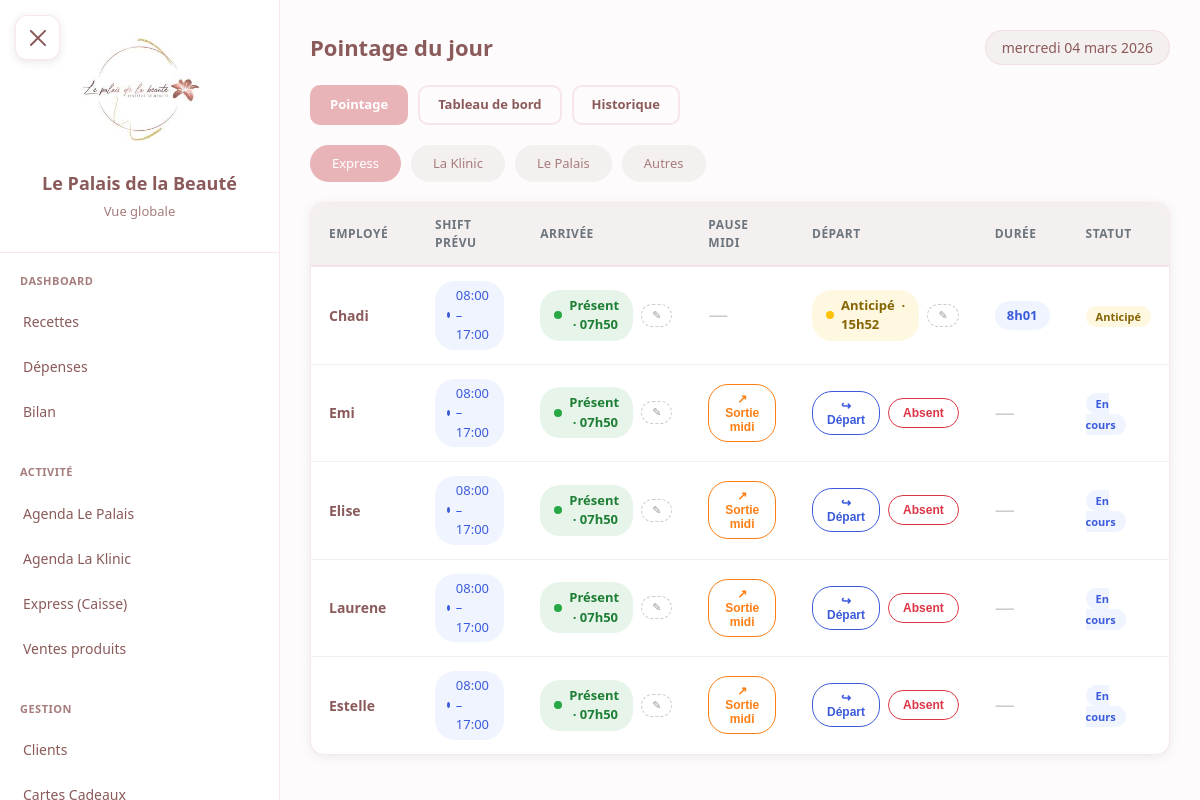
The page /gestion/presences/ (signed in) on the database as committed earlier.
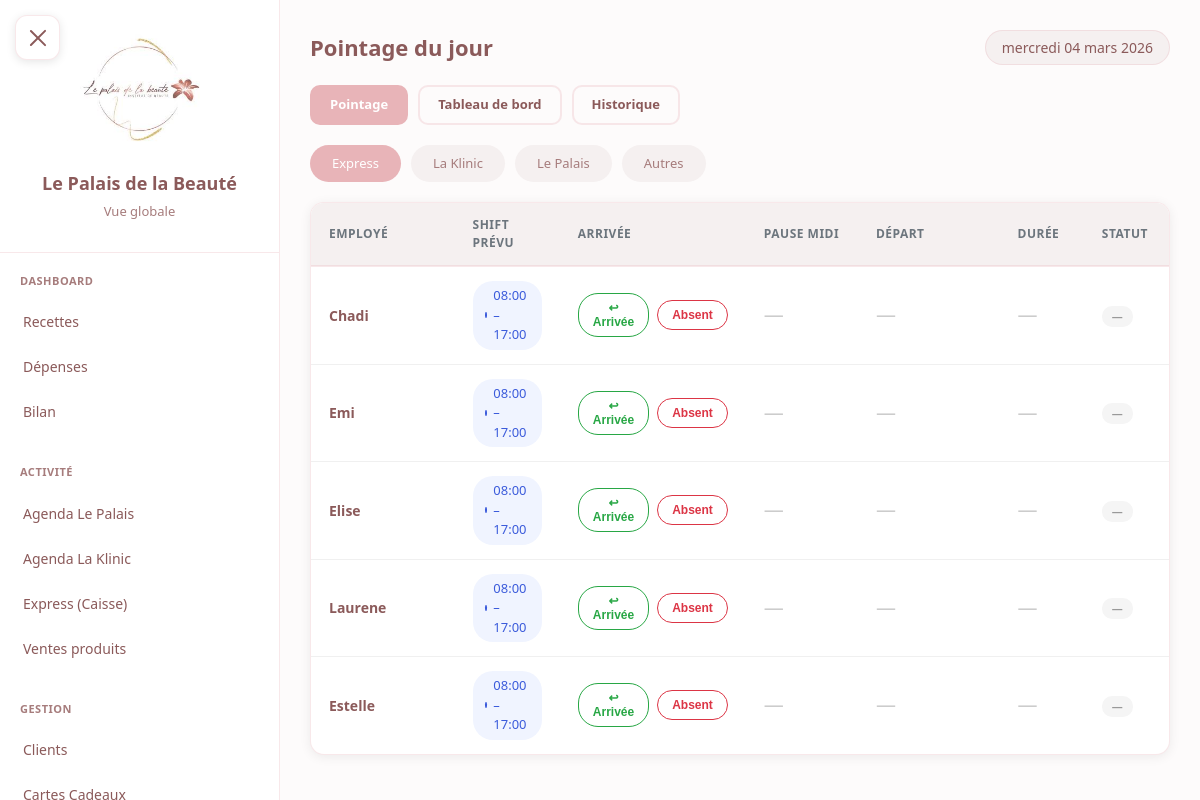
The same page on the database as committed later.
### core/models.py (models this page shows, shortened)
class Institut(models.Model):
    nom = models.CharField(max_length=100)
    code = models.CharField(max_length=20, unique=True)  # 'palais', 'klinic', 'express'
    a_agenda = models.BooleanField(default=True)  # False pour Express
    heure_ouverture = models.TimeField(default='07:00')
    heure_fermeture = models.TimeField(default='23:00')
    fond_caisse = models.IntegerField(default=30000)  # Montant en CFA
    actif = models.BooleanField(default=True)
    class Meta:
        verbose_name = "Institut"
        verbose_name_plural = "Instituts"

class Employe(models.Model):
    RANG_CHOICES = [
        ('superieur', 'Supérieur'),
        ('manager', 'Manager'),
        ('employe', 'Employé'),
    ]
    nom = models.CharField(max_length=100)
    institut = models.ForeignKey(
        Institut,
        on_delete=models.SET_NULL,
        null=True,
        blank=True,
        related_name='employes'
    )
    actif = models.BooleanField(default=True)
    ordre_affichage = models.IntegerField(default=0)
    prenom = models.CharField(max_length=100, blank=True, default='')
    telephone = models.CharField(max_length=20, blank=True, null=True)
    categorie = models.ForeignKey(
        CategorieEmploye,
        on_delete=models.SET_NULL,
        null=True,
        blank=True,
        related_name='employes'
    )
    rang = models.CharField(max_length=20, choices=RANG_CHOICES, default='employe')
    salaire_base = models.IntegerField(
        default=0,
        validators=[MinValueValidator(0)],
        help_text="Salaire mensuel de base en CFA"
    )
    date_embauche = models.DateField(null=True, blank=True)
    est_dans_agenda = models.BooleanField(
        default=True,
        help_text="False pour vigiles, ménage, etc."
    )
    class Meta:
        verbose_name = "Employé"
        verbose_name_plural = "Employés"
        ordering = ['ordre_affichage', 'nom']
    def get_full_name(self):
        if self.prenom:
            return f"{self.prenom} {self.nom}"
        return self.nom

class Presence(models.Model):
    STATUT_CHOICES = [
        ('present', 'Présent'),
        ('retard', 'Retard'),
        ('absent', 'Absent'),
    ]
    STATUT_JOURNEE_CHOICES = [
        ('present', 'Présent'),
        ('absent_justifie', 'Absent justifié'),
        ('absent_non_justifie', 'Absent non justifié'),
        ('conge_long', 'Congé / arrêt long terme'),
        ('demi_journee_matin', 'Demi-journée matin'),
        ('demi_journee_apmidi', 'Demi-journée après-midi'),
    ]
    employe = models.ForeignKey(Employe, on_delete=models.CASCADE, related_name='presences')
    date = models.DateField()
    statut_arrivee = models.CharField(max_length=20, choices=STATUT_CHOICES, default='present')
    heure_arrivee = models.TimeField(null=True, blank=True)
    statut_depart = models.CharField(max_length=20, choices=STATUT_CHOICES, null=True, blank=True)
    heure_depart = models.TimeField(null=True, blank=True)
    heure_depart_midi = models.TimeField(null=True, blank=True)
    heure_retour_midi = models.TimeField(null=True, blank=True)
    statut_journee = models.CharField(max_length=30, choices=STATUT_JOURNEE_CHOICES, default='present')
    est_valide = models.BooleanField(default=False)
    valide_par = models.ForeignKey(
        Employe, on_delete=models.SET_NULL, null=True, blank=True,
        related_name='validations_presence'
    )
    date_validation = models.DateTimeField(null=True, blank=True)
    minutes_retard = models.IntegerField(default=0)
    saisi_par = models.ForeignKey('Utilisateur', on_delete=models.SET_NULL, null=True, blank=True)
    date_saisie = models.DateTimeField(auto_now_add=True)
    commentaire = models.TextField(blank=True, null=True)
    class Meta:
        unique_together = ['employe', 'date']
        ordering = ['-date', 'employe']
        verbose_name = "Présence"
        verbose_name_plural = "Présences"
    @property
    def duree_travaillee(self):
        if not self.heure_arrivee or not self.heure_depart:
            return None
        from datetime import datetime, date as date_cls
        dt_a = datetime.combine(date_cls.today(), self.heure_arrivee)
        dt_d = datetime.combine(date_cls.today(), self.heure_depart)
        diff = dt_d - dt_a
        total_min = int(diff.total_seconds() / 60)
        if total_min <= 0:
            return None
        h, m = divmod(total_min, 60)
        return f"{h}h{str(m).zfill(2)}" if m else f"{h}h"

### gestion/views.py (the view)
# urls.py: path('presences/', views.presences_pointage, name='presences_pointage'),
@login_required
@role_required(['patron', 'manager'])
def presences_pointage(request):
    utilisateur = request.user.utilisateur
    today = timezone.localtime(timezone.now()).date()
    if utilisateur.is_patron():
        instituts = list(Institut.objects.all().order_by('nom'))
        institut_code = request.GET.get('institut', instituts[0].code if instituts else 'palais')
    else:
        instituts = [utilisateur.institut]
        institut_code = utilisateur.institut.code
    if institut_code == 'autres':
        institut_actif = None
        employes = Employe.objects.filter(institut__isnull=True, actif=True).order_by('ordre_affichage', 'nom')
    else:
        institut_actif = Institut.objects.filter(code=institut_code).first()
        employes = Employe.objects.filter(institut=institut_actif, actif=True).order_by('ordre_affichage', 'nom')
    presences = {p.employe_id: p for p in Presence.objects.filter(employe__in=employes, date=today)}
    horaires = {}
    for emp in employes:
        hd, hf = HoraireEmploye.get_horaire_pour_date(emp, today)
        horaires[emp.id] = {'debut': hd.strftime('%H:%M'), 'fin': hf.strftime('%H:%M')}
    return render(request, 'gestion/presences/pointage.html', {
        'instituts': instituts,
        'institut_actif': institut_actif,
        'institut_code': institut_code,
        'employes': employes,
        'presences': presences,
        'horaires': horaires,
        'today': today,
        'is_patron': utilisateur.is_patron(),
    })

### templates/gestion/presences/pointage.html (shortened to what this page needs)
{% extends 'base.html' %}
{% load i18n %}
{% block content %}
<div class="pointage-container">
    <div class="page-header">
        <h1>Pointage du jour</h1>
        <span class="date-badge">{{ today|date:"l d F Y" }}</span>
    </div>
    <div class="nav-links">
        <a href="{% url 'gestion:presences_pointage' %}" class="nav-link active">Pointage</a>
        {% if is_patron %}
        <a href="{% url 'gestion:presences_dashboard' %}" class="nav-link">Tableau de bord</a>
        {% endif %}
        <a href="{% url 'gestion:presences_historique' %}" class="nav-link">Historique</a>
    </div>
    <div class="institut-tabs">
        {% for inst in instituts %}
        <a href="?institut={{ inst.code }}"
           class="institut-tab {% if institut_code == inst.code %}active{% endif %}">
            {{ inst.nom }}
        </a>
        {% endfor %}
        {% if is_patron %}
        <a href="?institut=autres"
           class="institut-tab {% if institut_code == 'autres' %}active{% endif %}">
            Autres
        </a>
        {% endif %}
    </div>
    <div class="presence-card">
        {% if employes %}
        <table class="presence-table">
            <thead>
                <tr>
                    <th style="width:18%">Employé</th>
                    <th style="width:12%">Shift prévu</th>
                    <th style="width:18%">Arrivée</th>
                    <th style="width:14%">Pause midi</th>
                    <th style="width:18%">Départ</th>
                    <th style="width:10%">Durée</th>
                    <th style="width:10%">Statut</th>
                </tr>
            </thead>
            <tbody>
                {% for emp in employes %}
                <tr id="row-{{ emp.id }}">
                    <td>
                        <div class="emp-name">{{ emp.get_full_name }}</div>
                    </td>
                    <td>
                        <span class="shift-prevu" id="shift-{{ emp.id }}">
                            <span class="dot"></span>
                            <span id="shift-txt-{{ emp.id }}">…</span>
                        </span>
                    </td>
                    <td id="arrivee-{{ emp.id }}">
                        {% for eid, ep in presences.items %}{% if eid == emp.id %}
                            {% if ep.statut_arrivee %}
                                <div class="action-group">
                                    <span class="heure-badge {{ ep.statut_arrivee }}">
                                        <span class="indicator"></span>
                                        {% if ep.statut_arrivee == 'present' %}Présent{% elif ep.statut_arrivee == 'retard' %}Retard{% else %}Absent{% endif %}
                                        {% if ep.heure_arrivee %}&nbsp;· {{ ep.heure_arrivee|time:"H\hi" }}{% endif %}
                                    </span>
                                    <button class="btn-modifier" onclick="resetArrivee({{ emp.id }})">✎</button>
                                </div>
                            {% endif %}
                        {% endif %}{% endfor %}
                        {% if emp.id not in presences %}
                            <div class="action-group">
                                <button class="btn-point arrivee" onclick="pointerArrivee({{ emp.id }})">
                                    ↩ Arrivée
                                </button>
                                <button class="btn-point absent" onclick="marquerAbsent({{ emp.id }}, 'arrivee')">
                                    Absent
                                </button>
                            </div>
                        {% endif %}
                    </td>
                    <td id="midi-{{ emp.id }}">
                        {% for eid, ep in presences.items %}{% if eid == emp.id %}
                            {% if ep.heure_depart_midi %}
                                <div style="display:flex;flex-direction:column;gap:4px;">
                                    <span class="heure-badge midi-out">
                                        <span class="indicator"></span>
                                        ↗ {{ ep.heure_depart_midi|time:"H\hi" }}
                                    </span>
                                    {% if ep.heure_retour_midi %}
                                    <span class="heure-badge midi-in">
                                        <span class="indicator"></span>
                                        ↙ {{ ep.heure_retour_midi|time:"H\hi" }}
                                    </span>
                                    {% else %}
                                    <button class="btn-point midi-in" onclick="pointerMidi({{ emp.id }}, 'retour_midi')">↙ Retour</button>
                                    {% endif %}
                                </div>
                            {% elif ep.statut_arrivee and ep.statut_arrivee != 'absent' and not ep.statut_depart %}
                                <button class="btn-point midi-out" onclick="pointerMidi({{ emp.id }}, 'depart_midi')">↗ Sortie midi</button>
                            {% else %}
                                <span class="duree-vide">—</span>
                            {% endif %}
                        {% endif %}{% endfor %}
                        {% if emp.id not in presences %}
                            <span class="duree-vide">—</span>
                        {% endif %}
                    </td>
                    <td id="depart-{{ emp.id }}">
                        {% for eid, ep in presences.items %}{% if eid == emp.id %}
                            {% if ep.statut_depart %}
                                <div class="action-group">
                                    <span class="heure-badge {{ ep.statut_depart }}">
                                        <span class="indicator"></span>
                                        {% if ep.statut_depart == 'present' %}Départ{% elif ep.statut_depart == 'anticipe' %}Anticipé{% else %}Absent{% endif %}
                                        {% if ep.heure_depart %}&nbsp;· {{ ep.heure_depart|time:"H\hi" }}{% endif %}
                                    </span>
                                    <button class="btn-modifier" onclick="resetDepart({{ emp.id }})">✎</button>
                                </div>
                            {% elif ep.statut_arrivee and ep.statut_arrivee != 'absent' %}
                                <div class="action-group">
                                    <button class="btn-point depart" onclick="pointerDepart({{ emp.id }})">
                                        ↪ Départ
                                    </button>
                                    <button class="btn-point absent" onclick="marquerAbsent({{ emp.id }}, 'depart')">
                                        Absent
                                    </button>
                                </div>
                            {% else %}
                                <span class="duree-vide">—</span>
                            {% endif %}
                        {% endif %}{% endfor %}
                        {% if emp.id not in presences %}
                            <span class="duree-vide">—</span>
                        {% endif %}
                    </td>
                    <td id="duree-{{ emp.id }}">
                        {% for eid, ep in presences.items %}{% if eid == emp.id %}
                            {% if ep.heure_arrivee and ep.heure_depart %}
                                <span class="duree-badge" id="duree-badge-{{ emp.id }}">
                                    {{ ep.duree_travaillee }}
                                </span>
                            {% else %}
                                <span class="duree-vide">—</span>
                            {% endif %}
                        {% endif %}{% endfor %}
                        {% if emp.id not in presences %}
                            <span class="duree-vide">—</span>
                        {% endif %}
                    </td>
                    <td id="statut-{{ emp.id }}">
                        {% for eid, ep in presences.items %}{% if eid == emp.id %}
                            {% if ep.statut_arrivee == 'present' and ep.statut_depart == 'present' %}
                                <span class="s-badge s-ok">OK</span>
                            {% elif ep.statut_arrivee == 'retard' %}
                                <span class="s-badge s-retard">Retard</span>
                            {% elif ep.statut_arrivee == 'absent' %}
                                <span class="s-badge s-absent">Absent</span>
                            {% elif ep.statut_depart == 'anticipe' %}
                                <span class="s-badge s-retard">Anticipé</span>
                            {% elif ep.statut_arrivee %}
                                <span class="s-badge s-encours">En cours</span>
                            {% else %}
                                <span class="s-badge s-none">—</span>
                            {% endif %}
                        {% endif %}{% endfor %}
                        {% if emp.id not in presences %}
                            <span class="s-badge s-none">—</span>
                        {% endif %}
                    </td>
                </tr>
                {% endfor %}
            </tbody>
        </table>
        {% else %}
        <div class="empty-state">Aucun employé actif dans cette section</div>
        {% endif %}
    </div>
</div>
{% endblock %}

Rows that differ between the two databases and show on the page:
removed Presence: statut_arrivee "Présent", heure_arrivee "07h50", statut_depart "Anticipé", heure_depart "15h52", duree_travaillee "8h01", shown under Employe "Chadi"
removed Presence: statut_arrivee "Présent", heure_arrivee "07h50", shown under Employe "Emi"
removed Presence: statut_arrivee "Présent", heure_arrivee "07h50", shown under Employe "Elise"
removed Presence: statut_arrivee "Présent", heure_arrivee "07h50", shown under Employe "Laurene"
removed Presence: statut_arrivee "Présent", heure_arrivee "07h50", shown under Employe "Estelle"
shown differently, row unchanged: Employe "Chadi": now shows "↩ Arrivée Absent — — — —"
shown differently, row unchanged: Employe "Emi": now shows "↩ Arrivée Absent — — — —"
shown differently, row unchanged: Employe "Elise": now shows "↩ Arrivée Absent — — — —"
shown differently, row unchanged: Employe "Laurene": now shows "↩ Arrivée Absent — — — —"
shown differently, row unchanged: Employe "Estelle": now shows "↩ Arrivée Absent — — — —"
